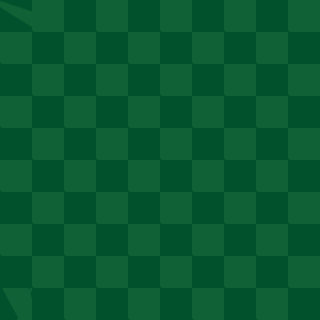

The image is a tile-based game level rendered from a .tmx file. Its description and source (layers, tilesets, objects; grid data summarised) follow:
An orthogonal 10x10 tile map with 32x32 px tiles, 1 tile layer (Tile Layer 1).

<map version="1.5" tiledversion="1.7.2" orientation="orthogonal" renderorder="right-up" width="10" height="10" tilewidth="32" tileheight="32" infinite="0" nextlayerid="4" nextobjectid="21">
 <tileset firstgid="1" source="greenBackground.tsx" />
 <layer id="1" name="Tile Layer 1" width="10" height="10">
  <data>[100 cells, 100 non-empty, 5 distinct tile ids]</data>
 </layer>
</map>
